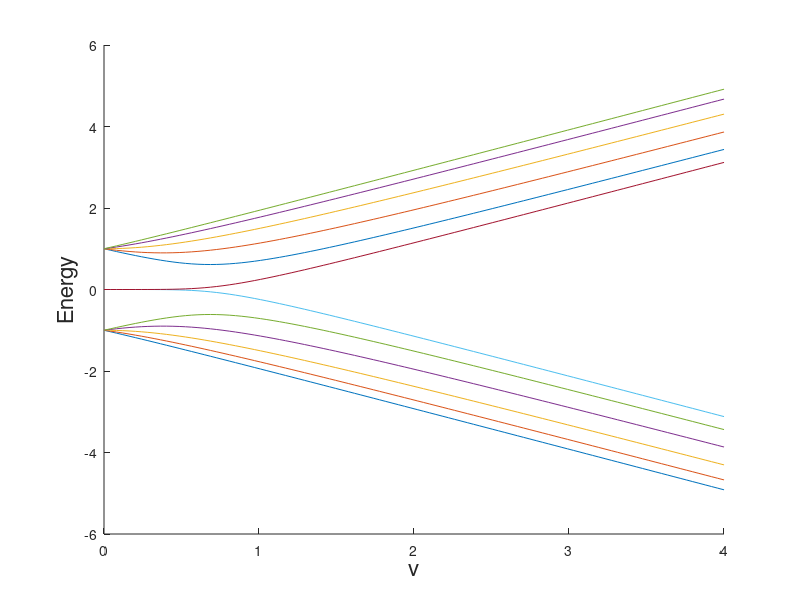

This figure's MATLAB source:
clear;
n = 12;  %number of atoms

sizep = 100;

vp = linspace(0,4,sizep)';
E = zeros(n,sizep);
w = 1;

for iter = 1:1:sizep
  v = vp(iter);
  H = zeros(n,n);

  for m = 1:2:n
    H(m,m+1) = v;
    H(m+1,m) = v';
    if(m<n-1)
      H(m+1,m+2) = w;
    end
    if(m>1)
      H(m,m-1) = w';
    end
  end
  %uncomment this for periodic boundary condition
  %H(1,n) = w';
  %H(n,1) = w;  
  %[V,E] = eig(H);
E(:,iter) = eig(H); % exctracting the energy for that particular value of v and w
end

figure;
hold on;

for iter = 1:1:n
  plot(vp,E(iter,:));
end

xlabel('v','Fontsize',16);
ylabel('Energy','Fontsize',16);
